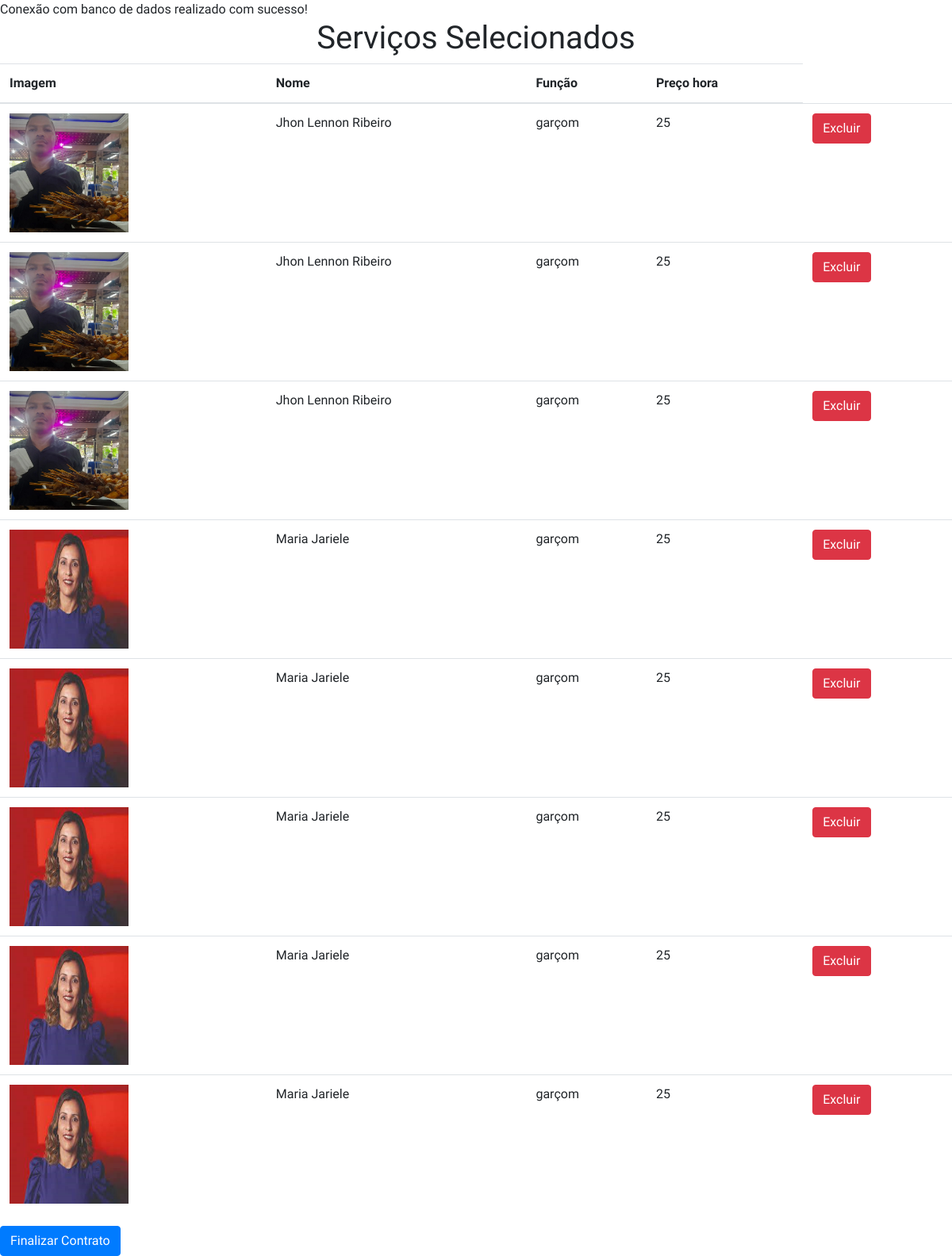
The page /arcofesta/finalizar.php on the database its author committed.
### tables this page shows
CREATE TABLE `carrinho` (
  `idcolaborador` int(11) NOT NULL,
  `nome` varchar(60) NOT NULL,
  `funcao` varchar(30) NOT NULL,
  `foto` varchar(255) NOT NULL,
  `precohora` double NOT NULL,
  `tempoevento` double NOT NULL
);

### arcofesta/finalizar.php (the view, shortened to what this page needs)
<?php
    require_once 'head.php';
    require_once 'conexao.php';
    $busca = "SELECT * from carrinho";
    $resultado= $conn->prepare($busca);
    $resultado->execute();
    if (($resultado) AND ($resultado->rowCount() != 0)) {
?>
    <h1 class="text-center">Serviços Selecionados</h1>
    <form method="post" action="finalizar.php">
            <table class="table">
                    <thead>
                        <tr>
                        <th>Imagem</th>
                        <th>Nome</th>
                        <th>Função</th>
                        <th>Preço hora</th>
                        </tr>
                    </thead>
            <tbody>
<?php
        while ($linha = $resultado->fetch(PDO::FETCH_ASSOC)) {
            extract($linha);
            ?>
                        <tr>
                            <td><img src="<?php echo $foto; ?>" style=width:150px;height:150px;></td>
                            <td><?php echo $nome; ?></td>
                            <td><?php echo $funcao; ?></td>
                            <td><?php echo $precohora; ?></td>
                            <td>
                                <input type="submit" class="btn btn-danger" name="excluir" value="Excluir">
                            </td>
                        </tr>
    <?php
        }
    ?>
        </tbody>
        </table>
        <h4> <a href="contratocliente.php"><button type="button" class="btn btn-primary">Finalizar Contrato</button></a></h4>
    </form>
<?php
    }
?>

### arcofesta/login.css (style rules this page uses)
html,body { background-image: url(''); background-size: cover; background-repeat: no-repeat; height: 100%; font-family: 'Numans', sans-serif; }

### rows shown on the page
carrinho: nome "Jhon Lennon Ribeiro", funcao "garçom", precohora "25"
carrinho: nome "Jhon Lennon Ribeiro", funcao "garçom", precohora "25"
carrinho: nome "Jhon Lennon Ribeiro", funcao "garçom", precohora "25"
carrinho: nome "Maria Jariele", funcao "garçom", precohora "25"
carrinho: nome "Maria Jariele", funcao "garçom", precohora "25"
carrinho: nome "Maria Jariele", funcao "garçom", precohora "25"
carrinho: nome "Maria Jariele", funcao "garçom", precohora "25"
carrinho: nome "Maria Jariele", funcao "garçom", precohora "25"
